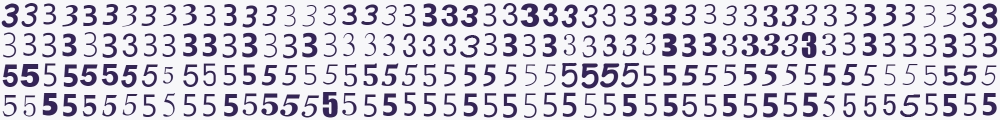
//> input picture 02_prac/Three_Five.jpg, 2000 x 240 px (shown at 1/2 size)
$ ./소스   (built with g++ and OpenCV 4)
//> lines starting //> are read from the running program, lines starting //| are printed output that depends on the picture
#include<opencv2/imgproc.hpp>
#include<opencv2/highgui.hpp>
#include<stdio.h>
#define BLK 60
using namespace cv;
void main() {

	Mat ipImg = imread("Three_Five.jpg", IMREAD_COLOR);
//> ipImg is the input picture: 240 rows x 2000 cols, CV_8UC3; mean B, G, R 215, 202.8, 206.4
	int cx = ipImg.cols / 2;
//> cx = 1000
	int cy = ipImg.rows / 2;
//> cy = 120
	int avg;

	for (int i = 0; i < ipImg.cols; i++) {
		for (int j = 0; j < ipImg.rows; j++) {
			avg = (ipImg.at<Vec3b>(j, i)[0] + ipImg.at<Vec3b>(j, i)[1] + ipImg.at<Vec3b>(j, i)[2]) / 3;
			if (avg < 200)
			{
				ipImg.at<Vec3b>(j, i)[0] = 0;
				ipImg.at<Vec3b>(j, i)[1] = 0;
				ipImg.at<Vec3b>(j, i)[2] = 0;
			}
			else {
				ipImg.at<Vec3b>(j, i)[0] = avg;
				ipImg.at<Vec3b>(j, i)[1] = avg;
				ipImg.at<Vec3b>(j, i)[2] = avg;
			}
		}
	}
//> this loop made 2000 passes
//> avg on passes 1 to 3: 247, 247, 247
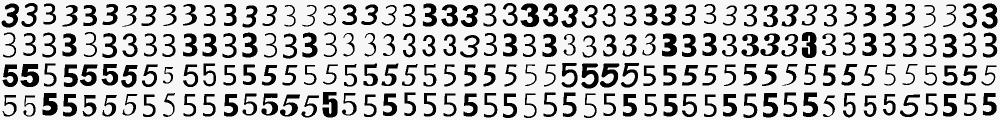
//> ipImg: 240 rows x 2000 cols, CV_8UC3 (shown at 1/2 size); min 0, max 251, mean 191.4
//> after the loop, avg = 247
	imshow("Result", ipImg);
	imwrite("G_Th_F.jpg", ipImg);
	waitKey(5000);
}
